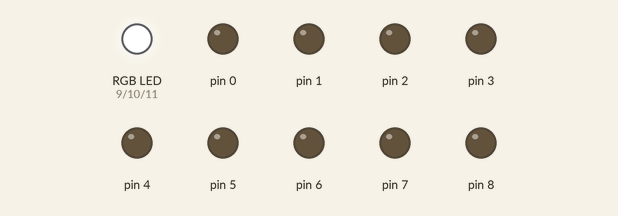
Recording of a sketch running on a simulated Arduino Uno, built with avr-gcc and run on an emulated ATmega328P. Shown: an RGB LED mixed from three pins (HIGH = lit), output pins drawn as LEDs (lit = HIGH).

Above: at 0.1 s.
Timing chart, 0 to 1.6 s (numbered marks = the images above):
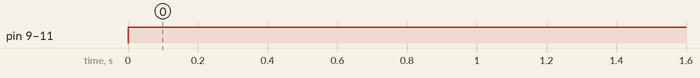

Measured:
- by itself, pin 9 (redPin), pin 10 (greenPin), pin 11 (bluePin): LOW → HIGH at 0.00 s

The sketch:

RGB.ino
```cpp
/* RGB Selector
This program select a specific color to light up the RGB LED.
I have used "analogWrite" to obtain various signal from 0 to 255
(maximum) for lighting a color of my choice. I am able to easily
change the color of LED by setting a specific signal range of
redPin, greenPin and bluePin with a use of "setColor" function .
*/
int redPin= 9;            // Assign redPin to pin 9 as integer
int greenPin = 10;        // Assign greenPin to pin 10 as integer
int bluePin = 11;         // Assign bluePin to pin 11 as integer

void setup() {
    for (int x=0 ; x<12 ; x++) {  // This loop goes through pin 9 to 11
      pinMode(x, OUTPUT);         // Each pin is assigned as an OUTPUT
       }
}

void loop() {                  // "setColor" changes the value in redPin, greenPin and bluePin
  setColor(255,255,255);       // White color

  // setColor(255, 234, 0);    Bright Yellow color
  // setColor(255, 0, 0);      Red color
  // setColor(147, 197, 114);  Pistachio color
  // setColor(255,165,0);      Orange color
}

void setColor(int redValue, int greenValue, int blueValue) {   // It brings the written value from "setColor" in void loop
  analogWrite(redPin, redValue);        // It writes the redPin as whatever value is set in redValue
  analogWrite(greenPin, greenValue);    // It writes the greenPin as whatever value is set in greenValue
  analogWrite(bluePin, blueValue);      // It writes the bluePin as whatever value is set in blueValue
}
```
